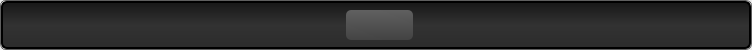
                  <widget class="QFrame" name="frame_white_border_37">
                   <property name="minimumSize">
                    <size>
                     <width>200</width>
                     <height>50</height>
                    </size>
                   </property>
                   <property name="maximumSize">
                    <size>
                     <width>16777215</width>
                     <height>50</height>
                    </size>
                   </property>
                   <property name="styleSheet">
                    <string notr="true">QFrame {
    border: 1px solid rgb(95, 95, 95);
    border-radius: 6px;
}</string>
                   </property>
                   <property name="frameShape">
                    <enum>QFrame::StyledPanel</enum>
                   </property>
                   <property name="frameShadow">
                    <enum>QFrame::Raised</enum>
                   </property>
                   <property name="lineWidth">
                    <number>1</number>
                   </property>
                   <layout class="QGridLayout" name="gridLayout_43" rowstretch="0" columnstretch="0">
                    <property name="sizeConstraint">
                     <enum>QLayout::SetDefaultConstraint</enum>
                    </property>
                    <property name="margin">
                     <number>0</number>
                    </property>
                    <property name="spacing">
                     <number>0</number>
                    </property>
                    <item row="0" column="0">
                     <widget class="QFrame" name="frame_button_bar_22">
                      <property name="minimumSize">
                       <size>
                        <width>0</width>
                        <height>0</height>
                       </size>
                      </property>
                      <property name="maximumSize">
                       <size>
                        <width>16777215</width>
                        <height>16777215</height>
                       </size>
                      </property>
                      <property name="styleSheet">
                       <string notr="true">QFrame {
  background: rgb(29, 29, 29);
    border-style: solid;
    border: 2px solid #000000;
    border-radius: 6px;

background-color: qlineargradient(spread:pad, x1:0, y1:0, x2:0, y2:1, stop:0 rgba(23, 23, 23, 255), stop:0.497561 rgba(50, 50, 50, 255), stop:1 rgba(44, 44, 44, 255));
}</string>
                      </property>
                      <property name="frameShape">
                       <enum>QFrame::StyledPanel</enum>
                      </property>
                      <property name="frameShadow">
                       <enum>QFrame::Raised</enum>
                      </property>
                      <property name="lineWidth">
                       <number>1</number>
                      </property>
                      <layout class="QHBoxLayout" name="horizontalLayout_19">
                       <property name="spacing">
                        <number>0</number>
                       </property>
                       <property name="leftMargin">
                        <number>0</number>
                       </property>
                       <property name="topMargin">
                        <number>4</number>
                       </property>
                       <property name="rightMargin">
                        <number>0</number>
                       </property>
                       <property name="bottomMargin">
                        <number>0</number>
                       </property>
                       <item>
                        <spacer name="horizontalSpacer_18">
                         <property name="orientation">
                          <enum>Qt::Horizontal</enum>
                         </property>
                         <property name="sizeHint" stdset="0">
                          <size>
                           <width>173</width>
                           <height>37</height>
                          </size>
                         </property>
                        </spacer>
                       </item>
                       <item>
                        <widget class="QFrame" name="frame_31">
                         <property name="minimumSize">
                          <size>
                           <width>400</width>
                           <height>0</height>
                          </size>
                         </property>
                         <property name="styleSheet">
                          <string notr="true">border: none; background: none;</string>
                         </property>
                         <property name="frameShape">
                          <enum>QFrame::StyledPanel</enum>
                         </property>
                         <property name="frameShadow">
                          <enum>QFrame::Raised</enum>
                         </property>
                         <widget class="QPushButton" name="pushButton_158">
                          <property name="geometry">
                           <rect>
                            <x>170</x>
                            <y>3</y>
                            <width>67</width>
                            <height>30</height>
                           </rect>
                          </property>
                          <property name="minimumSize">
                           <size>
                            <width>20</width>
                            <height>20</height>
                           </size>
                          </property>
                          <property name="maximumSize">
                           <size>
                            <width>130</width>
                            <height>100</height>
                           </size>
                          </property>
                          <property name="font">
                           <font>
                            <pointsize>10</pointsize>
                            <weight>75</weight>
                            <bold>true</bold>
                           </font>
                          </property>
                          <property name="styleSheet">
                           <string notr="true">QPushButton:hover
{
    border: 1px solid #78879b;
    color: silver;
}

QPushButton
{
    border-color: rgb(0,0,0);
}

QPushButton {
background-color: qlineargradient(spread:pad, x1:0.546341, y1:1, x2:0.512195, y2:0, stop:0 rgba(67, 67, 67, 255), stop:1 rgba(96, 96, 96, 255));
border-radius: 5px;
}</string>
                          </property>
                          <property name="text">
                           <string/>
                          </property>
                          <property name="icon">
                           <iconset resource="grey_icons.qrc">
                            <normaloff>:/greys/images/grey_icons/10pc_gray_save.svg</normaloff>:/greys/images/grey_icons/10pc_gray_save.svg</iconset>
                          </property>
                          <property name="iconSize">
                           <size>
                            <width>30</width>
                            <height>30</height>
                           </size>
                          </property>
                         </widget>
                        </widget>
                       </item>
                       <item>
                        <spacer name="horizontalSpacer_19">
                         <property name="orientation">
                          <enum>Qt::Horizontal</enum>
                         </property>
                         <property name="sizeHint" stdset="0">
                          <size>
                           <width>173</width>
                           <height>37</height>
                          </size>
                         </property>
                        </spacer>
                       </item>
                      </layout>
                     </widget>
                    </item>
                   </layout>
                  </widget>
